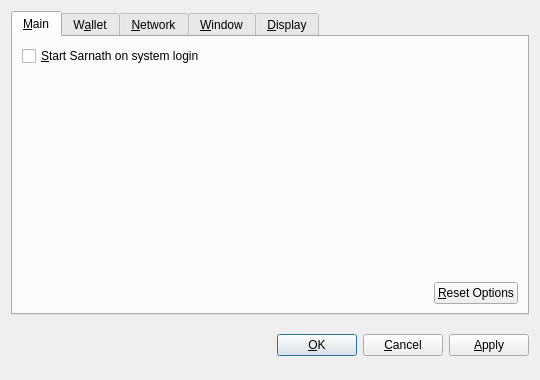
<?xml version="1.0" encoding="UTF-8"?>
<ui version="4.0">
 <class>OptionsDialog</class>
 <widget class="QDialog" name="OptionsDialog">
  <property name="geometry">
   <rect>
    <x>0</x>
    <y>0</y>
    <width>540</width>
    <height>380</height>
   </rect>
  </property>
  <property name="windowTitle">
   <string>Options</string>
  </property>
  <property name="modal">
   <bool>true</bool>
  </property>
  <layout class="QVBoxLayout" name="verticalLayout">
   <item>
    <widget class="QTabWidget" name="tabWidget">
     <property name="tabPosition">
      <enum>QTabWidget::North</enum>
     </property>
     <property name="currentIndex">
      <number>0</number>
     </property>
     <widget class="QWidget" name="tabMain">
      <attribute name="title">
       <string>&amp;Main</string>
      </attribute>
      <layout class="QVBoxLayout" name="verticalLayout_Main">
       <item>
        <widget class="QCheckBox" name="bitcoinAtStartup">
         <property name="toolTip">
          <string>Automatically start Sarnath after logging in to the system.</string>
         </property>
         <property name="text">
          <string>&amp;Start Sarnath on system login</string>
         </property>
        </widget>
       </item>
       <item>
        <spacer name="verticalSpacer_Main">
         <property name="orientation">
          <enum>Qt::Vertical</enum>
         </property>
         <property name="sizeHint" stdset="0">
          <size>
           <width>20</width>
           <height>40</height>
          </size>
         </property>
        </spacer>
       </item>
       <item>
        <layout class="QHBoxLayout" name="horizontalLayout_2_Main">
         <item>
          <spacer name="horizontalSpacer_2_Main">
           <property name="orientation">
            <enum>Qt::Horizontal</enum>
           </property>
           <property name="sizeHint" stdset="0">
            <size>
             <width>40</width>
             <height>20</height>
            </size>
           </property>
          </spacer>
         </item>
         <item>
          <widget class="QPushButton" name="resetButton">
           <property name="toolTip">
            <string>Reset all client options to default.</string>
           </property>
           <property name="text">
            <string>&amp;Reset Options</string>
           </property>
           <property name="autoDefault">
            <bool>false</bool>
           </property>
          </widget>
         </item>
        </layout>
       </item>
      </layout>
     </widget>
     <widget class="QWidget" name="tabWallet">
      <attribute name="title">
       <string>W&amp;allet</string>
      </attribute>
      <layout class="QVBoxLayout" name="verticalLayout_Network">
       <item>
        <widget class="QLabel" name="transactionFeeInfoLabel">
         <property name="text">
          <string>Optional transaction fee per kB that helps make sure your transactions are processed quickly. Most transactions are 1 kB.</string>
         </property>
         <property name="textFormat">
          <enum>Qt::PlainText</enum>
         </property>
         <property name="wordWrap">
          <bool>true</bool>
         </property>
        </widget>
       </item>
       <item>
        <layout class="QHBoxLayout" name="horizontalLayout_1_Main">
         <item>
          <widget class="QLabel" name="transactionFeeLabel">
           <property name="text">
            <string>Pay transaction &amp;fee</string>
           </property>
           <property name="textFormat">
            <enum>Qt::PlainText</enum>
           </property>
           <property name="buddy">
            <cstring>transactionFee</cstring>
           </property>
          </widget>
         </item>
         <item>
          <widget class="BitcoinAmountField" name="transactionFee"/>
         </item>
         <item>
          <spacer name="horizontalSpacer_1_Main">
           <property name="orientation">
            <enum>Qt::Horizontal</enum>
           </property>
           <property name="sizeHint" stdset="0">
            <size>
             <width>40</width>
             <height>20</height>
            </size>
           </property>
          </spacer>
         </item>
        </layout>
       </item>
       <item>
        <widget class="QLabel" name="label">
         <property name="text">
          <string>If you disable the spending of unconfirmed change, the change from a transaction cannot be used until that transaction has at least one confirmation. This also affects how your balance is computed.</string>
         </property>
         <property name="wordWrap">
          <bool>true</bool>
         </property>
        </widget>
       </item>
       <item>
        <widget class="QCheckBox" name="spendZeroConfChange">
         <property name="text">
          <string>Spend unconfirmed change  (experts only)</string>
         </property>
        </widget>
       </item>
       <item>
        <spacer name="verticalSpacer">
         <property name="orientation">
          <enum>Qt::Vertical</enum>
         </property>
         <property name="sizeHint" stdset="0">
          <size>
           <width>20</width>
           <height>40</height>
          </size>
         </property>
        </spacer>
       </item>
      </layout>
     </widget>
     <widget class="QWidget" name="tabNetwork">
      <attribute name="title">
       <string>&amp;Network</string>
      </attribute>
      <layout class="QVBoxLayout" name="verticalLayout_Network">
       <item>
        <widget class="QCheckBox" name="mapPortUpnp">
         <property name="toolTip">
          <string>Automatically open the Sarnath client port on the router. This only works when your router supports UPnP and it is enabled.</string>
         </property>
         <property name="text">
          <string>Map port using &amp;UPnP</string>
         </property>
        </widget>
       </item>
       <item>
        <widget class="QCheckBox" name="connectSocks">
         <property name="toolTip">
          <string>Connect to the Sarnath network through a SOCKS proxy (e.g. when connecting through Tor).</string>
         </property>
         <property name="text">
          <string>&amp;Connect through SOCKS proxy:</string>
         </property>
        </widget>
       </item>
       <item>
        <layout class="QHBoxLayout" name="horizontalLayout_Network">
         <item>
          <widget class="QLabel" name="proxyIpLabel">
           <property name="text">
            <string>Proxy &amp;IP:</string>
           </property>
           <property name="textFormat">
            <enum>Qt::PlainText</enum>
           </property>
           <property name="buddy">
            <cstring>proxyIp</cstring>
           </property>
          </widget>
         </item>
         <item>
          <widget class="QValidatedLineEdit" name="proxyIp">
           <property name="maximumSize">
            <size>
             <width>140</width>
             <height>16777215</height>
            </size>
           </property>
           <property name="toolTip">
            <string>IP address of the proxy (e.g. 127.0.0.1)</string>
           </property>
          </widget>
         </item>
         <item>
          <widget class="QLabel" name="proxyPortLabel">
           <property name="text">
            <string>&amp;Port:</string>
           </property>
           <property name="textFormat">
            <enum>Qt::PlainText</enum>
           </property>
           <property name="buddy">
            <cstring>proxyPort</cstring>
           </property>
          </widget>
         </item>
         <item>
          <widget class="QLineEdit" name="proxyPort">
           <property name="maximumSize">
            <size>
             <width>55</width>
             <height>16777215</height>
            </size>
           </property>
           <property name="toolTip">
            <string>Port of the proxy (e.g. 9050)</string>
           </property>
          </widget>
         </item>
         <item>
          <widget class="QLabel" name="socksVersionLabel">
           <property name="text">
            <string>SOCKS &amp;Version:</string>
           </property>
           <property name="textFormat">
            <enum>Qt::PlainText</enum>
           </property>
           <property name="buddy">
            <cstring>socksVersion</cstring>
           </property>
          </widget>
         </item>
         <item>
          <widget class="QValueComboBox" name="socksVersion">
           <property name="toolTip">
            <string>SOCKS version of the proxy (e.g. 5)</string>
           </property>
          </widget>
         </item>
         <item>
          <spacer name="horizontalSpacer_Network">
           <property name="orientation">
            <enum>Qt::Horizontal</enum>
           </property>
           <property name="sizeHint" stdset="0">
            <size>
             <width>40</width>
             <height>20</height>
            </size>
           </property>
          </spacer>
         </item>
        </layout>
       </item>
       <item>
        <spacer name="verticalSpacer_Network">
         <property name="orientation">
          <enum>Qt::Vertical</enum>
         </property>
         <property name="sizeHint" stdset="0">
          <size>
           <width>20</width>
           <height>40</height>
          </size>
         </property>
        </spacer>
       </item>
      </layout>
     </widget>
     <widget class="QWidget" name="tabWindow">
      <attribute name="title">
       <string>&amp;Window</string>
      </attribute>
      <layout class="QVBoxLayout" name="verticalLayout_Window">
       <item>
        <widget class="QCheckBox" name="minimizeToTray">
         <property name="toolTip">
          <string>Show only a tray icon after minimizing the window.</string>
         </property>
         <property name="text">
          <string>&amp;Minimize to the tray instead of the taskbar</string>
         </property>
        </widget>
       </item>
       <item>
        <widget class="QCheckBox" name="minimizeOnClose">
         <property name="toolTip">
          <string>Minimize instead of exit the application when the window is closed. When this option is enabled, the application will be closed only after selecting Quit in the menu.</string>
         </property>
         <property name="text">
          <string>M&amp;inimize on close</string>
         </property>
        </widget>
       </item>
       <item>
        <spacer name="verticalSpacer_Window">
         <property name="orientation">
          <enum>Qt::Vertical</enum>
         </property>
         <property name="sizeHint" stdset="0">
          <size>
           <width>20</width>
           <height>40</height>
          </size>
         </property>
        </spacer>
       </item>
      </layout>
     </widget>
     <widget class="QWidget" name="tabDisplay">
      <attribute name="title">
       <string>&amp;Display</string>
      </attribute>
      <layout class="QVBoxLayout" name="verticalLayout_Display">
       <item>
        <layout class="QHBoxLayout" name="horizontalLayout_1_Display">
         <item>
          <widget class="QLabel" name="langLabel">
           <property name="text">
            <string>User Interface &amp;language:</string>
           </property>
           <property name="textFormat">
            <enum>Qt::PlainText</enum>
           </property>
           <property name="buddy">
            <cstring>lang</cstring>
           </property>
          </widget>
         </item>
         <item>
          <widget class="QValueComboBox" name="lang">
           <property name="toolTip">
            <string>The user interface language can be set here. This setting will take effect after restarting Sarnath.</string>
           </property>
          </widget>
         </item>
        </layout>
       </item>
       <item>
        <layout class="QHBoxLayout" name="horizontalLayout_2_Display">
         <item>
          <widget class="QLabel" name="unitLabel">
           <property name="text">
            <string>&amp;Unit to show amounts in:</string>
           </property>
           <property name="textFormat">
            <enum>Qt::PlainText</enum>
           </property>
           <property name="buddy">
            <cstring>unit</cstring>
           </property>
          </widget>
         </item>
         <item>
          <widget class="QValueComboBox" name="unit">
           <property name="toolTip">
            <string>Choose the default subdivision unit to show in the interface and when sending coins.</string>
           </property>
          </widget>
         </item>
        </layout>
       </item>
       <item>
        <widget class="QCheckBox" name="displayAddresses">
         <property name="toolTip">
          <string>Whether to show Sarnath addresses in the transaction list or not.</string>
         </property>
         <property name="text">
          <string>&amp;Display addresses in transaction list</string>
         </property>
        </widget>
       </item>
       <item>
        <widget class="QCheckBox" name="coinControlFeatures">
         <property name="toolTip">
          <string>Whether to show coin control features or not.</string>
         </property>
         <property name="text">
          <string>Display coin &amp;control features (experts only!)</string>
         </property>
        </widget>
       </item>
       <item>
        <spacer name="verticalSpacer_Display">
         <property name="orientation">
          <enum>Qt::Vertical</enum>
         </property>
         <property name="sizeHint" stdset="0">
          <size>
           <width>20</width>
           <height>40</height>
          </size>
         </property>
        </spacer>
       </item>
      </layout>
     </widget>
    </widget>
   </item>
   <item>
    <layout class="QHBoxLayout" name="horizontalLayout_Buttons">
     <item>
      <spacer name="horizontalSpacer_1">
       <property name="orientation">
        <enum>Qt::Horizontal</enum>
       </property>
       <property name="sizeHint" stdset="0">
        <size>
         <width>40</width>
         <height>48</height>
        </size>
       </property>
      </spacer>
     </item>
     <item>
      <widget class="QLabel" name="statusLabel">
       <property name="font">
        <font>
         <weight>75</weight>
         <bold>true</bold>
        </font>
       </property>
       <property name="text">
        <string/>
       </property>
       <property name="textFormat">
        <enum>Qt::PlainText</enum>
       </property>
       <property name="wordWrap">
        <bool>true</bool>
       </property>
      </widget>
     </item>
     <item>
      <spacer name="horizontalSpacer_2">
       <property name="orientation">
        <enum>Qt::Horizontal</enum>
       </property>
       <property name="sizeHint" stdset="0">
        <size>
         <width>40</width>
         <height>48</height>
        </size>
       </property>
      </spacer>
     </item>
     <item>
      <widget class="QPushButton" name="okButton">
       <property name="text">
        <string>&amp;OK</string>
       </property>
      </widget>
     </item>
     <item>
      <widget class="QPushButton" name="cancelButton">
       <property name="text">
        <string>&amp;Cancel</string>
       </property>
       <property name="autoDefault">
        <bool>false</bool>
       </property>
      </widget>
     </item>
     <item>
      <widget class="QPushButton" name="applyButton">
       <property name="text">
        <string>&amp;Apply</string>
       </property>
       <property name="autoDefault">
        <bool>false</bool>
       </property>
      </widget>
     </item>
    </layout>
   </item>
  </layout>
 </widget>
 <customwidgets>
  <customwidget>
   <class>BitcoinAmountField</class>
   <extends>QSpinBox</extends>
   <header>bitcoinamountfield.h</header>
  </customwidget>
  <customwidget>
   <class>QValueComboBox</class>
   <extends>QComboBox</extends>
   <header>qvaluecombobox.h</header>
  </customwidget>
  <customwidget>
   <class>QValidatedLineEdit</class>
   <extends>QLineEdit</extends>
   <header>qvalidatedlineedit.h</header>
  </customwidget>
 </customwidgets>
 <resources/>
 <connections/>
</ui>
